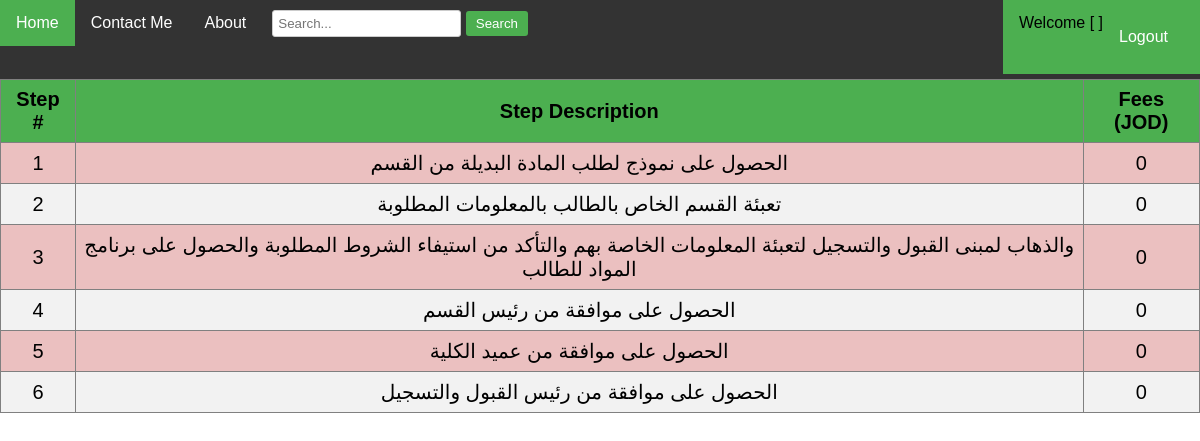
/test.php?proId=2, run on the app's committed database.
### tables this page shows
CREATE TABLE `proceduresteps` (
  `stepID` int(11) NOT NULL,
  `procID` int(11) NOT NULL,
  `stepDescription` text NOT NULL,
  `stepFees` float NOT NULL DEFAULT '0'
);

### test.php (the view, shortened to what this page needs)
<!DOCTYPE html>
<html>
<head>
    <link rel="stylesheet" href="css/style.css">
</head>
<body>
<div class="nav">
        <a class="active" href="loginsuccess.php">Home</a>
        <a href="contact_me.php">Contact Me</a>
        <a href="about.php">About</a>
        <div class="login-bar" id="loginBar">
            <span> Welcome [<b> <?php echo($_SESSION["fullName"]); ?> </b>] </span>
            <a href="index.php" id="loginLink">Logout</a>
        </div>
        <div class="search-bar">
            <form action="javascript:void(0);" onsubmit="search()">
                <input type="text" id="searchQuery" placeholder="Search...">
                <input type="submit" value="Search">
            </form>
        </div>
    </div>
</body>
<?php
$conn = mysqli_connect('localhost','root','root','sopDB');
$sql = "SELECT * FROM 	proceduresteps WHERE procID = " . $_GET["proId"];
$result = $conn->query($sql);
if ($result->num_rows > 0)
{
  ?>
  <table border="1" width="80%">
     <tr> <th> Step # </th> <th> Step Description </th> <th> Fees (JOD)</th><tr>
 <?php
while($row = $result->fetch_assoc())
{
  echo("<tr><td>".$row["stepID"]. "</td><td>" . $row["stepDescription"] . "</td> <td>" . $row ["stepFees"] . "</td></tr>");
}
}
?>
</table>

### css/style.css (style rules this page uses)
body { font-family: Arial, sans-serif; margin: 0; padding: 0; }
.nav { background-color: #333; overflow: hidden; }
.nav a { float: left; display: block; color: white; text-align: center; padding: 14px 16px; text-decoration: none; transition: background-color 0.3s; }
.nav a.active { background-color: #4CAF50; }
.login-bar { float: right; padding: 14px 16px; margin-bottom: 5px; background-color: #4CAF50; }
#loginLink { float: right; padding: 14px 16px; color: white; }
.search-bar { float: left; padding: 10px; }
.search-bar input[type="text"] { padding: 5px; border: 1px solid #ccc; border-radius: 3px; }
.search-bar input[type="submit"] { padding: 5px 10px; background-color: #4CAF50; color: white; border: none; border-radius: 3px; }
table { border-collapse: collapse; width: 100%; }
th { background-color: #4CAF50; }
th, td { font-size: 20px; text-align: center; padding: 8px; }
tr:nth-child(even) { background-color: #f2f2f2; }
tr:nth-child(odd) { background-color: #ebc0c0; }

### data on the page
proceduresteps: stepID "1", stepDescription "الحصول على نموذج لطلب المادة البديلة من القسم", stepFees "0"
proceduresteps: stepID "2", stepDescription "تعبئة القسم الخاص بالطالب بالمعلومات المطلوبة", stepFees "0"
proceduresteps: stepID "3", stepDescription "والذهاب لمبنى القبول والتسجيل لتعبئة المعلومات الخاصة بهم والتأكد من استيفاء الشروط المطلوبة والحصول على برنامج المواد للطالب", stepFees "0"
proceduresteps: stepID "4", stepDescription "الحصول على موافقة من رئيس القسم", stepFees "0"
proceduresteps: stepID "5", stepDescription "الحصول على موافقة من عميد الكلية", stepFees "0"
proceduresteps: stepID "6", stepDescription "الحصول على موافقة من رئيس القبول والتسجيل", stepFees "0"
